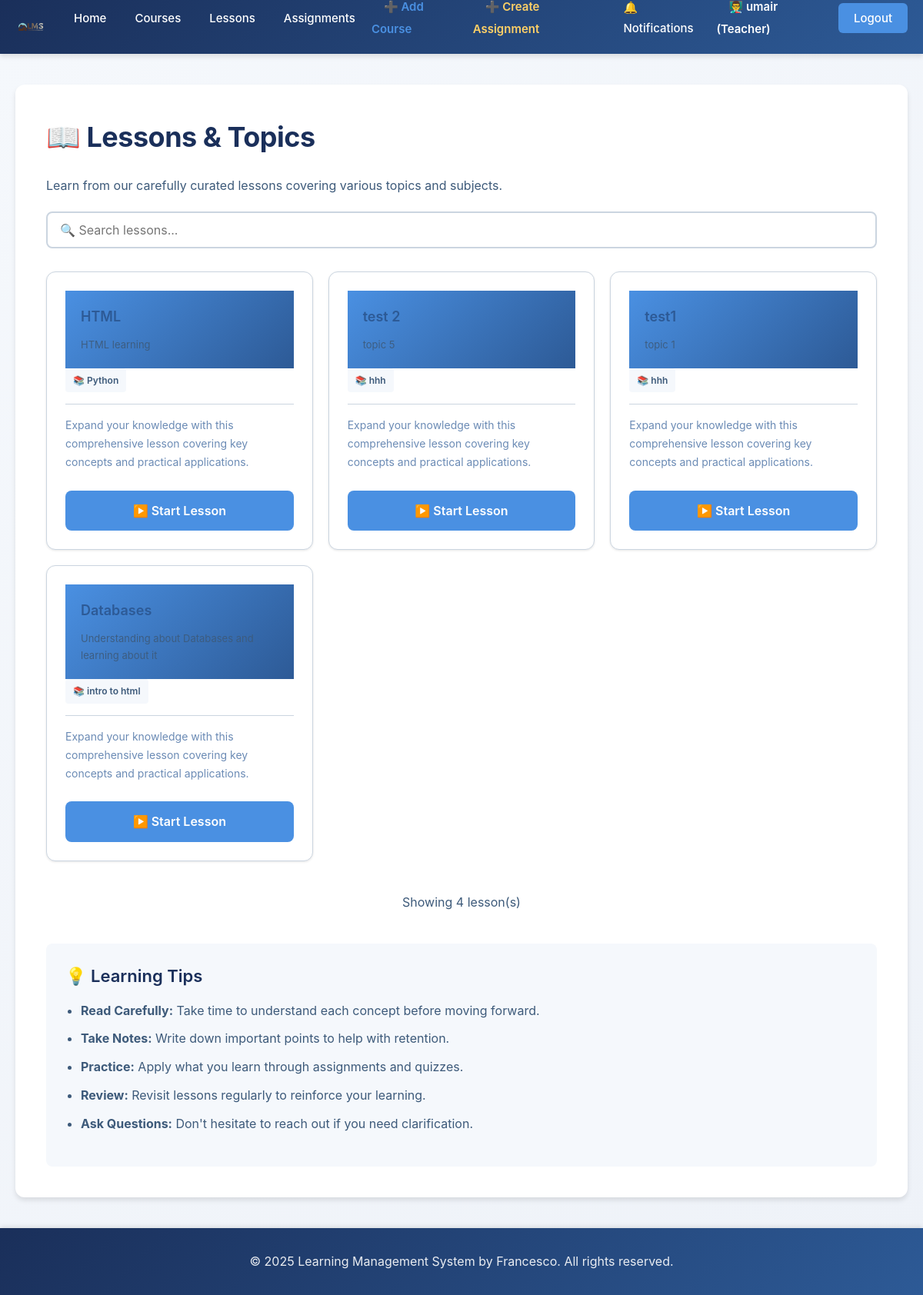
/lessons (signed in), run on the app's committed database.
### tables this page shows
CREATE TABLE topics (
            -- Unique identifier for each topic
            id INTEGER PRIMARY KEY AUTOINCREMENT,
            -- ID of the course this topic belongs to
            course_id INTEGER NOT NULL,
            -- Topic title (must be unique)
            title TEXT UNIQUE,
            -- Optional subtitle or description
            subtitle TEXT,
            -- Timestamp when topic was created
            created_at TIMESTAMP DEFAULT CURRENT_TIMESTAMP, content TEXT,
            -- Foreign key linking to courses table
            FOREIGN KEY (course_id) REFERENCES courses(id)
        );

CREATE TABLE courses (
            -- Unique identifier for each course
            id INTEGER PRIMARY KEY AUTOINCREMENT,
            -- Unique course ID number
            course_id INTEGER,
            -- Course title (must be unique)
            title TEXT NOT NULL UNIQUE,
            -- Description of what the course covers
            description TEXT,
            -- ID of the teacher who created this course
            teacher_id INTEGER,
            -- Timestamp when course was created
            created_at TIMESTAMP DEFAULT CURRENT_TIMESTAMP, course_type TEXT DEFAULT 'Self-Paced', duration TEXT DEFAULT 'Flexible', level TEXT DEFAULT 'Beginner',
            -- Foreign key linking to the teacher user
            FOREIGN KEY (teacher_id) REFERENCES users(id)
        );

### app.py (the view)
@app.route("/lessons")
def lessons():
    try:
        conn = get_db_connection()
        cursor = conn.cursor()
        cursor.execute("""
            SELECT t.id, t.title, t.subtitle, c.title as course_title
            FROM topics t
            LEFT JOIN courses c ON t.course_id = c.id
            ORDER BY t.id DESC
        """)
        lessons_data = cursor.fetchall()
        conn.close()
    except sqlite3.OperationalError:
        lessons_data = []
    return render_template('lessons.html', lessons=lessons_data)

### app.py (called while the page is built)
def get_db_connection(db_name="lms.db"):
    conn = sqlite3.connect(db_name)
    conn.row_factory = sqlite3.Row
    return conn

### templates/lessons.html (shortened to what this page needs)
{% extends 'base.html' %}
{% block content %}
    <h1>📖 Lessons & Topics</h1>
    <p>Learn from our carefully curated lessons covering various topics and subjects.</p>
    <div style="margin: 20px 0;">
        <input type="text" id="searchInput" placeholder="🔍 Search lessons..." style="width: 100%; padding: 12px 16px; border: 2px solid var(--border-color); border-radius: 8px; font-size: 16px;">
    </div>
    {% if lessons %}
        <div style="display: grid; grid-template-columns: repeat(auto-fill, minmax(320px, 1fr)); gap: 20px; margin-top: 30px;">
            {% for lesson in lessons %}
                <div class="card lesson-card" style="transition: all 0.3s ease; cursor: pointer; overflow: hidden;">
                    <div style="background: linear-gradient(135deg, var(--accent-blue), var(--primary-blue)); padding: 20px; color: white; min-height: 100px; display: flex; flex-direction: column; justify-content: center;">
                        <h3 style="margin: 0; font-size: 18px; font-weight: 600;">{{ lesson.title }}</h3>
                        <p style="margin: 10px 0 0 0; font-size: 13px; opacity: 0.9;">{{ lesson.subtitle or 'Learn more about this topic' }}</p>
                    </div>
                    <div class="card-body">
                        <div style="display: flex; align-items: center; gap: 10px; margin-bottom: 15px; padding-bottom: 15px; border-bottom: 1px solid var(--border-color);">
                            <span style="background: var(--bg-light); padding: 5px 10px; border-radius: 4px; font-size: 12px; color: var(--medium-text); font-weight: 600;">
                                📚 {{ lesson.course_title or 'General' }}
                            </span>
                        </div>
                        <p style="color: var(--light-text); font-size: 14px; margin-bottom: 15px;">
                            Expand your knowledge with this comprehensive lesson covering key concepts and practical applications.
                        </p>
                        <a href="{{ url_for('view_lesson', lesson_id=lesson.id) }}" class="btn btn-primary" style="width: 100%; margin-top: 10px; text-align: center; display: inline-block;">
                            ▶️ Start Lesson
                        </a>
                    </div>
                </div>
            {% endfor %}
        </div>
        <div style="margin-top: 40px; text-align: center; color: var(--light-text);">
            <p>Showing {{ lessons | length }} lesson(s)</p>
        </div>
    {% endif %}
    <div style="margin-top: 40px; background: var(--bg-light); padding: 25px; border-radius: 8px;">
        <h3 style="color: var(--primary-navy); margin-top: 0;">💡 Learning Tips</h3>
        <ul style="color: var(--medium-text); line-height: 1.8;">
            <li><strong>Read Carefully:</strong> Take time to understand each concept before moving forward.</li>
            <li><strong>Take Notes:</strong> Write down important points to help with retention.</li>
            <li><strong>Practice:</strong> Apply what you learn through assignments and quizzes.</li>
            <li><strong>Review:</strong> Revisit lessons regularly to reinforce your learning.</li>
            <li><strong>Ask Questions:</strong> Don't hesitate to reach out if you need clarification.</li>
        </ul>
    </div>
{% endblock %}

### static/style.css (style rules this page uses)
:root { --primary-navy: #1a2f5a; --primary-blue: #2d5a96; --accent-blue: #4a90e2; --light-blue: #e8f0f8; --dark-text: #1f3a5f; --medium-text: #3d5a7a; --light-text: #6b8bb5; --white: #ffffff; --bg-light: #f5f8fc; --bg-lighter: #eef2f8; --border-color: #cbd5e0; --shadow-sm: 0 1px 3px rgba(0, 0, 0, 0.1); --shadow-md: 0 4px 6px rgba(0, 0, 0, 0.1); --shadow-lg: 0 10px 20px rgba(0, 0, 0, 0.15); --transition: all 0.3s ease; }
* { margin: 0; padding: 0; box-sizing: border-box; }
html, body { height: 100%; }
body { font-family: -apple-system, BlinkMacSystemFont, 'Segoe UI', 'Roboto', 'Oxygen', 'Ubuntu', 'Cantarell', 'Fira Sans', 'Droid Sans', 'Helvetica Neue', sans-serif; background: linear-gradient(135deg, #f5f8fc 0%, #eef2f8 100%); color: var(--dark-text); font-size: 16px; line-height: 1.6; min-height: 100vh; display: flex; flex-direction: column; }
body { display: flex; flex-direction: column; }
h1 { color: var(--primary-navy); font-size: 36px; font-weight: 700; margin-bottom: 20px; letter-spacing: -0.5px; }
h3 { color: var(--primary-blue); font-size: 22px; font-weight: 600; margin-bottom: 12px; }
p { color: var(--medium-text); font-size: 16px; margin-bottom: 16px; line-height: 1.7; }
a { color: var(--accent-blue); text-decoration: none; transition: var(--transition); }
.btn { display: inline-block; padding: 12px 24px; border: none; border-radius: 8px; font-size: 16px; font-weight: 600; cursor: pointer; transition: var(--transition); text-decoration: none; text-align: center; }
.btn-primary { background-color: var(--accent-blue); color: var(--white); }
input[type="text"], input[type="email"], input[type="password"], input[type="number"], textarea, select { width: 100%; padding: 12px 16px; border: 2px solid var(--border-color); border-radius: 8px; font-size: 16px; font-family: inherit; color: var(--dark-text); background-color: var(--white); transition: var(--transition); }
.card { background: var(--white); border-radius: 12px; padding: 24px; border: 1px solid var(--border-color); box-shadow: var(--shadow-sm); transition: var(--transition); }
.card-body { color: var(--medium-text); line-height: 1.8; }
ul, ol { margin-left: 20px; margin-bottom: 16px; color: var(--medium-text); }
li { margin-bottom: 8px; line-height: 1.8; }

### data on the page
topics: title "HTML", subtitle "HTML learning", title "Python"
topics: title "test 2", subtitle "topic 5", title "hhh"
topics: title "test1", subtitle "topic 1", title "hhh"
topics: title "Databases", subtitle "Understanding about Databases and learning about it", title "intro to html"

### other printed values
{{ session.get('full_name') }} "umair"
{{ lessons | length }} "4"
